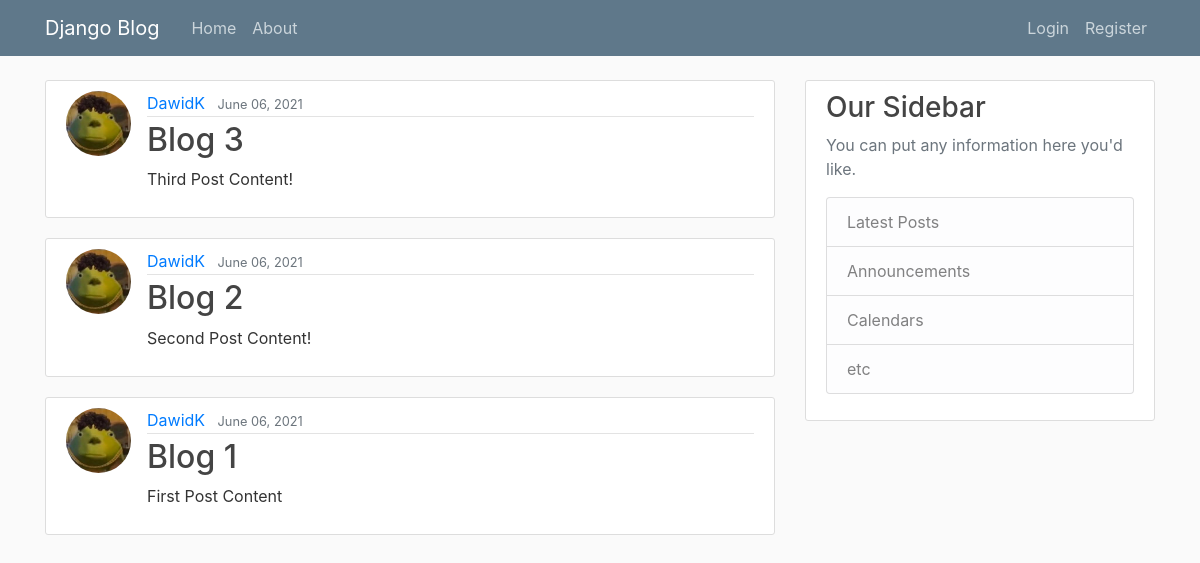
/, run on an earlier commit of the app's database.
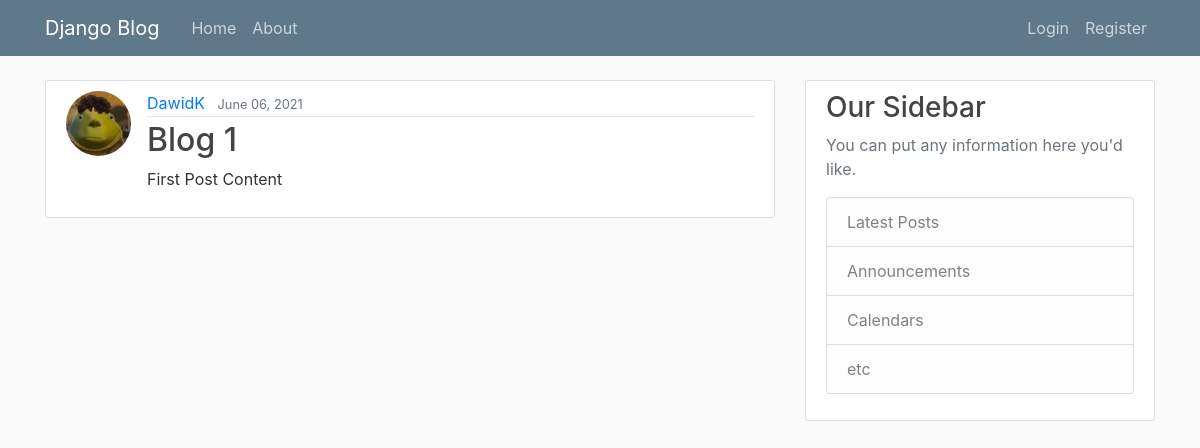
And on a later commit of the database.
### blog_app/models.py (models this page shows, shortened)
class Post(models.Model):
    title = models.CharField(max_length=50)
    content = models.TextField()
    date_posted = models.DateTimeField(auto_now_add=True)  # default
    author = models.ForeignKey(User, on_delete=models.CASCADE)

### users_app/models.py (models this page shows, shortened)
class Profile(models.Model):
    user = models.OneToOneField(User, on_delete=models.CASCADE)
    image = models.ImageField(default='default.png', upload_to='profile_pics')

### blog_app/views.py (the view)
# urls.py: path('', PostListView.as_view(), name='blog_app-home'),
class PostListView(ListView):
	model = Post
	template_name = 'blog_app/home.html'  # we need to change default name of view <app>/<model>_view_type>.html
	context_object_name = 'posts'  # we need to change default context name
	ordering = ['-date_posted']
	paginate_by = 5

### blog_app/templates/blog_app/home.html (shortened to what this page needs)
{% extends 'blog_app/base.html' %}
{% block content %}
    {% for post in posts %}
        <article class="media content-section">
            <img class="rounded-circle article-img" src="{{ post.author.profile.image.url }}">
            <div class="media-body">
                <div class="article-metadata">
                    <a class="mr-2" href="#">{{ post.author }}</a>
                    <small class="text-muted">{{ post.date_posted|date:'F d, Y' }}</small>
                </div>
                <h2><a class="article-title" href="{% url 'post-details' post.id %}">{{ post.title }}</a></h2>
                <p class="article-content">{{ post.content }}</p>
            </div>
        </article>
    {% endfor %}
{% endblock %}

### blog_app/templates/blog_app/base.html (shortened to what this page needs)
{% load static %}
<!DOCTYPE html>
<html lang="en">
<head>
    <link rel="stylesheet" href="https://maxcdn.bootstrapcdn.com/bootstrap/4.0.0/css/bootstrap.min.css"
>
    <link rel="stylesheet" href="{% static 'blog_app/main.css' %}">
</head>
<body>
<header class="site-header">
    <nav class="navbar navbar-expand-md navbar-dark bg-steel fixed-top">
        <div class="container">
            <a class="navbar-brand mr-4" href="{% url 'blog_app-home' %}">Django Blog</a>
            <div class="collapse navbar-collapse" id="navbarToggle">
                <div class="navbar-nav mr-auto">
                    <a class="nav-item nav-link" href="{% url 'blog_app-home' %}">Home</a>
                    <a class="nav-item nav-link" href={% url 'blog_app-about' %}>About</a>
                </div>
                <div class="navbar-nav">
                    {% if user.is_authenticated %}
                        <a class="nav-item nav-link" href="{% url 'profile' %}">Profile</a>
                        <a class="nav-item nav-link" href="{% url 'logout' %}">Logout</a>
                        <a class="nav-item nav-link" href="{% url 'post-create' %}">New post</a>
                    {% else %}
                        <a class="nav-item nav-link" href="{% url 'login' %}">Login</a>
                        <a class="nav-item nav-link" href="{% url 'register' %}">Register</a>
                    {% endif %}
                </div>
            </div>
        </div>
    </nav>
</header>
<main role="main" class="container">
    <div class="row">
        <div class="col-md-8">
            {% block content %}{% endblock %}
        </div>
        <div class="col-md-4">
            <div class="content-section">
                <h3>Our Sidebar</h3>
                <p class='text-muted'>You can put any information here you'd like.
                <ul class="list-group">
                    <li class="list-group-item list-group-item-light">Latest Posts</li>
                    <li class="list-group-item list-group-item-light">Announcements</li>
                    <li class="list-group-item list-group-item-light">Calendars</li>
                    <li class="list-group-item list-group-item-light">etc</li>
                </ul>
                </p>
            </div>
        </div>
    </div>
</main>
</body>
</html>

### blog_app/static/blog_app/main.css (style rules this page uses)
* { margin: 0; padding: 0; box-sizing: 0; }
body { background: #fafafa; color: #333333; margin-top: 5rem; }
h1, h2, h3, h4, h5, h6 { color: #444444; }
ul { margin: 0; }
.bg-steel { background-color: #5f788a; }
.site-header .navbar-nav .nav-link { color: #cbd5db; }
.content-section { background: #ffffff; padding: 10px 20px; border: 1px solid #dddddd; border-radius: 3px; margin-bottom: 20px; }
.article-title { color: #444444; }
.article-content { white-space: pre-line; }
.article-img { height: 65px; width: 65px; margin-right: 16px; }
.article-metadata { padding-bottom: 1px; margin-bottom: 4px; border-bottom: 1px solid #e3e3e3 }

What changed in the data, as far as the page shows it:
removed Post: author.profile.image (picture), author "DawidK", date_posted "June 06, 2021", title "Blog 3", content "Third Post Content!"
removed Post: author.profile.image (picture), author "DawidK", date_posted "June 06, 2021", title "Blog 2", content "Second Post Content!"
